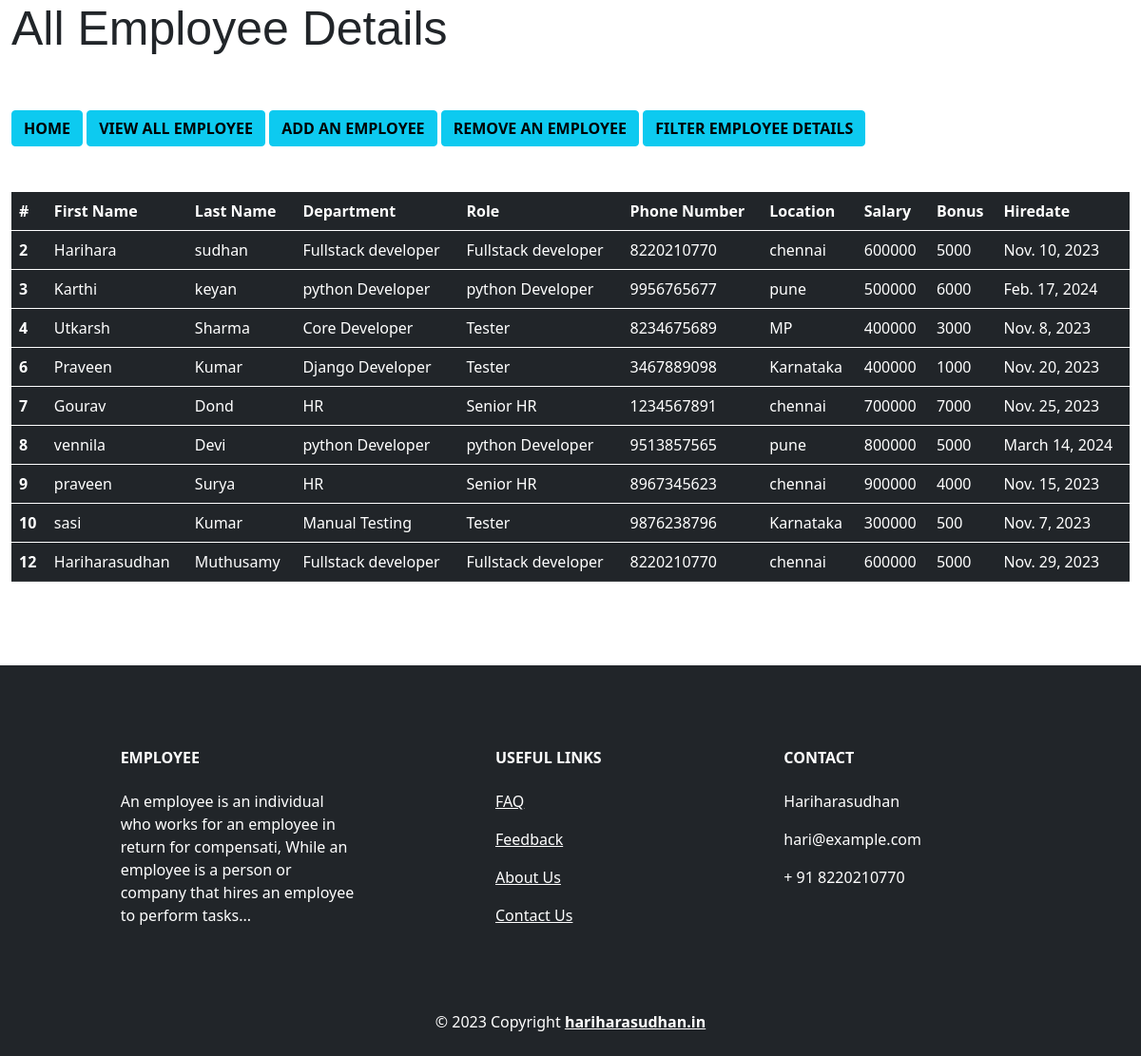
The app's page /all_emp with its own data.
### emp_app/models.py (models this page shows, shortened)
class Employee(models.Model):
    first_name = models.CharField(max_length=100, null=False)
    last_name = models.CharField(max_length=100, null=False)
    dept = models.ForeignKey(Department, on_delete=models.CASCADE)
    salary = models.IntegerField(default=0)
    bonus = models.IntegerField(default=0)
    role = models.ForeignKey(Role, on_delete=models.CASCADE)
    phone = models.IntegerField(default=0)
    hire_date = models.DateField()
    def __str__(self):
        return "%s %s %s" %(self.first_name,self.last_name,self.phone)

class Department(models.Model):
    name = models.CharField(max_length=100, null=False)
    location = models.CharField(max_length=100)

class Role(models.Model):
    name = models.CharField(max_length=100, null=False)

### emp_app/views.py (the view)
# urls.py: path('all_emp',views.all_emp ,name = 'all_emp'),
def all_emp(request):
    emps = Employee.objects.all()
    context = {
        'emps' : emps
    }
    print(context)
    return render(request,'view_all_emp.html', context)
    return redirect(index)

### emp_app/templates/view_all_emp.html (shortened to what this page needs)
<!DOCTYPE html>
<html lang="en">
<head>
    <link href="https://cdn.jsdelivr.net/npm/bootstrap@5.0.2/dist/css/bootstrap.min.css" rel="stylesheet">
</head>
<body>
    <div class="container-fluid">
        <h1 style="font-family: 'Franklin Gothic Medium', 'Arial Narrow', Arial, sans-serif; font-size: 50px;">All Employee Details</h1>
        <br><br>
        <a class="btn btn-info" href="/index" role="button"><b> HOME </b></a>
        <a class="btn btn-info" href="/all_emp" role="button"><b> VIEW ALL EMPLOYEE </b></a>
        <a class="btn btn-info" href="/add_emp" role="button"><b> ADD AN EMPLOYEE </b></a>
        <a class="btn btn-info" href="/remove_emp" role="button"><b>REMOVE AN EMPLOYEE </b></a>
        <a class="btn btn-info" href="/filter_emp" role="button"><b> FILTER EMPLOYEE DETAILS </b></a>
        <br><br><br>
        <table class="table table-dark">
            <thead>
              <tr>
                <th scope="col">#</th>
                <th scope="col">First Name</th>
                <th scope="col">Last Name</th>
                <th scope="col">Department</th>
                <th scope="col">Role</th>
                <th scope="col">Phone Number</th>
                <th scope="col">Location</th>
                <th scope="col">Salary</th>
                <th scope="col">Bonus</th>
                <th scope="col">Hiredate</th>
              </tr>
            </thead>
            {% for emp in emps %}
            <tbody>
              <tr>
                <th scope="row">{{emp.id}}</th>
                <td>{{emp.first_name}}</td>
                <td>{{emp.last_name}}</td>
                <td>{{emp.dept.name}}</td>
                <td>{{emp.role.name}}</td>
                <td>{{emp.phone}}</td>
                <td>{{emp.dept.location}}</td>
                <td>{{emp.salary}}</td>
                <td>{{emp.bonus}}</td>
                <td>{{emp.hire_date}}</td>
              </tr>
            </tbody>
            {% endfor %}
          </table>
        </div>
    <br><br><br>
    <footer class="text-lg-start bg-dark text-white">
        <section class="container d-flex justify-content-center justify-content-lg-between p-4">
          <div class="container text-center text-md-start mt-5">
            <div class="row mt-3">
              <div class="col-md-3 col-lg-4 col-xl-3 mx-auto mb-4">
                <h6 class="text-uppercase fw-bold mb-4">EMPLOYEE</h6>
                <p>
                    An employee is an individual who works for an employee in return for compensati,
                    While an employee is a person or company that hires an employee to perform tasks...
                </p>
              </div>
              <div class="col-md-3 col-lg-2 col-xl-2 mx-auto mb-4">
                <h6 class="text-uppercase fw-bold mb-4">Useful links</h6>
                <p><a href="#!" class="text-reset">FAQ</a></p>
                <p><a href="#!" class="text-reset">Feedback</a></p>
                <p><a href="#!" class="text-reset">About Us</a></p>
                <p><a href="#!" class="text-reset">Contact Us</a></p>
              </div>
              <div class="col-md-4 col-lg-3 col-xl-3 mx-auto mb-md-0 mb-4">
                <h6 class="text-uppercase fw-bold mb-4"> Contact</h6>
                <p> Hariharasudhan</p>
                <p> hari@example.com</p>
                <p> + 91 8220210770</p>
              </div>
            </div>
          </div>
        </section>
        <div class="text-center p-4">
          &copy;  2023 Copyright <a class="text-reset fw-bold" href="https://hariharasudhan.in/"> hariharasudhan.in</a>
        </div>
      </footer>
</body>
</html>

### records on screen
Employee: id "2", first_name "Harihara", last_name "sudhan", dept.name "Fullstack developer", role.name "Fullstack developer", phone "8220210770", dept.location "chennai", salary "600000", bonus "5000", hire_date "Nov. 10, 2023"
Employee: id "3", first_name "Karthi", last_name "keyan", dept.name "python Developer", role.name "python Developer", phone "9956765677", dept.location "pune", salary "500000", bonus "6000", hire_date "Feb. 17, 2024"
Employee: id "4", first_name "Utkarsh", last_name "Sharma", dept.name "Core Developer", role.name "Tester", phone "8234675689", dept.location "MP", salary "400000", bonus "3000", hire_date "Nov. 8, 2023"
Employee: id "6", first_name "Praveen", last_name "Kumar", dept.name "Django Developer", role.name "Tester", phone "3467889098", dept.location "Karnataka", salary "400000", bonus "1000", hire_date "Nov. 20, 2023"
Employee: id "7", first_name "Gourav", last_name "Dond", dept.name "HR", role.name "Senior HR", phone "1234567891", dept.location "chennai", salary "700000", bonus "7000", hire_date "Nov. 25, 2023"
Employee: id "8", first_name "vennila", last_name "Devi", dept.name "python Developer", role.name "python Developer", phone "9513857565", dept.location "pune", salary "800000", bonus "5000", hire_date "March 14, 2024"
Employee: id "9", first_name "praveen", last_name "Surya", dept.name "HR", role.name "Senior HR", phone "8967345623", dept.location "chennai", salary "900000", bonus "4000", hire_date "Nov. 15, 2023"
Employee: id "10", first_name "sasi", last_name "Kumar", dept.name "Manual Testing", role.name "Tester", phone "9876238796", dept.location "Karnataka", salary "300000", bonus "500", hire_date "Nov. 7, 2023"
Employee: id "12", first_name "Hariharasudhan", last_name "Muthusamy", dept.name "Fullstack developer", role.name "Fullstack developer", phone "8220210770", dept.location "chennai", salary "600000", bonus "5000", hire_date "Nov. 29, 2023"
